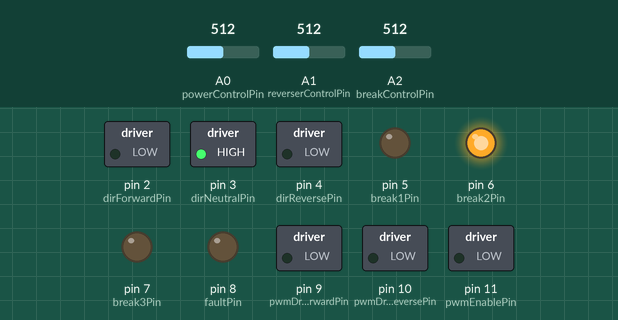
Simulated run of this sketch. Board: Arduino Uno, built with avr-gcc and run on an emulated ATmega328P. Shown: switched loads named in the sketch (green lamp = pin HIGH), output pins drawn as LEDs (lit = HIGH). Inputs (shaded band) come from the test bench; at power-on: A2 (breakControlPin) = 512, A1 (reverserControlPin) = 512, A0 (powerControlPin) = 512.

Above: at 1.2 s.
1.3 s: A2 (breakControlPin) set to 586
2.8 s: A2 (breakControlPin) set to 615
At 3.6 s:
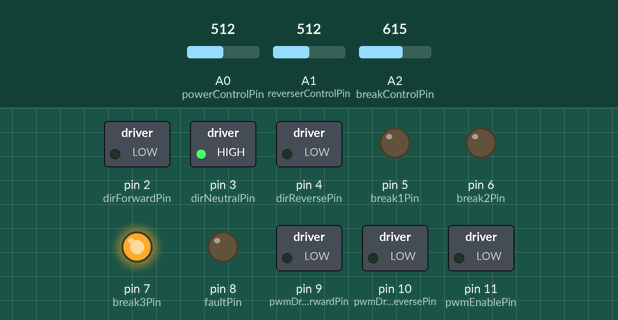
4.3 s: A1 (reverserControlPin) set to 788
5.8 s: A1 (reverserControlPin) set to 817
At 6.6 s:
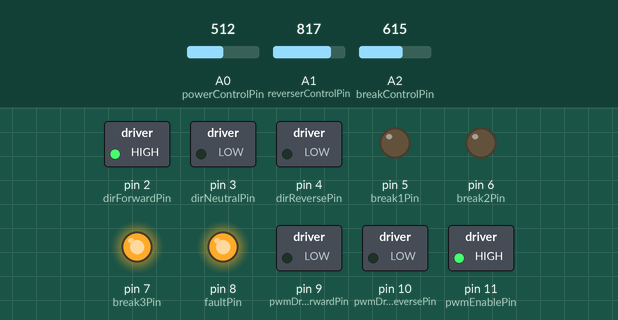
7.3 s: A0 (powerControlPin) set to 131
8.8 s: A0 (powerControlPin) set to 113
At 10.2 s:
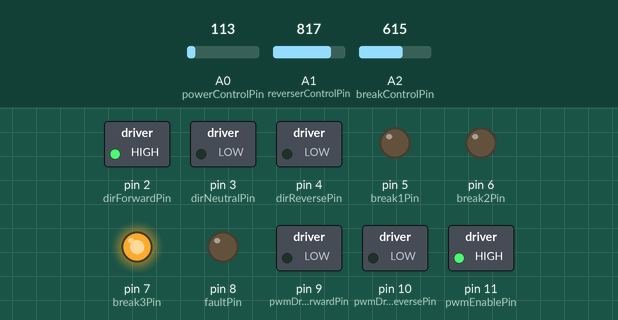
Timing chart, 0 to 11.3 s (numbered marks = the images above; inputs shaded):
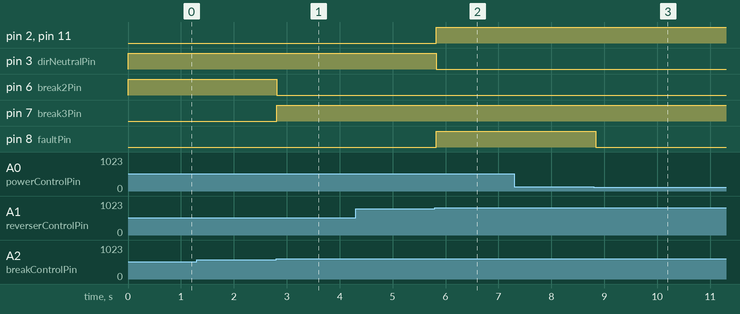

The sketch:

model_train_controller_sketch.ino
```cpp
#include <MsTimer2.h>
// MIT License
// Copyright (c) 2018 Timothy Brook
// For more information check out the GitHub repository:
// https://github.com/timjbro/Model-Train-Controller-Arduino

// **********************************************************************************************************
// ***** These variables can be modified to suit the circuit, model railway scale and locomotives used. *****
// **********************************************************************************************************

// The Power, Reverser and Break lever controls are input through the ADC
const int powerControlPin = A0;
const int reverserControlPin = A1;
const int breakControlPin = A2;

// Timer2 is normally used for PWM on pins 3 and 11
// As we are repurposing Timer2 as an interrupt we can't use pin 3 or 11 for the PWM drive.
const int pwmDriveForwardPin = 9;
const int pwmDriveReversePin = 10;
const int pwmEnablePin = 11;

// Direction indicators
const int dirForwardPin = 2;
const int dirNeutralPin = 3;
const int dirReversePin = 4;
// Break indicators
const int break1Pin = 5;
const int break2Pin = 6;
const int break3Pin = 7;
// Fault indicator
const int faultPin = 8;

// Constant values for the Speed algorithm.
const double adcMaxValue = 1024.0; // Set for Arduino Uno
const double pwmMinValue = 30.0; // Must be just large enough to stop the DC motor from stalling.
const double pwmMaxValue = 255.0; // Reduce this to limit the maximum speed of the locomotive.
const double accRatio = 0.0005; // The rate of acceleration & decelleration when NOT breaking.
const double decRate = 0.05; // This is the rate of breaking. Must be greater than the accRatio otherwise weird things happen!

// **********************************************************************************************************
// **********************************************************************************************************
// **********************************************************************************************************

// Power & Speed
double PowerLeverPosition = 0;
double TargetSpeed = 0;
volatile double ActualSpeed = 0;

// Reverser & Direction
enum ReverserStates { Reverse, Neutral, Forward };
ReverserStates ReverserLeverPosition = Neutral;
ReverserStates ActualDirection = Neutral;

// Break
enum BreakStates { Release, On1, On2, FullService, Emergency };
BreakStates BreakLeverPosition = FullService;

// General
int flashState = 0;

void dspRecalculateInterrupt ()
{
  if (ActualSpeed < pwmMinValue)
  {
    if (TargetSpeed == 0 || BreakLeverPosition != Release)
      ActualSpeed -= pwmMinValue / 10;
    else
      ActualSpeed += pwmMinValue / 10;
  }
  else
  {
    ActualSpeed = ActualSpeed * (1.0 - ((double)BreakLeverPosition * decRate));
    ActualSpeed = ActualSpeed * (1.0 - accRatio) + TargetSpeed * accRatio;
  }
  SetDirection();
  SetTargetSpeed();
  if (ActualDirection == Forward)
  {
    digitalWrite(pwmEnablePin, HIGH);
    analogWrite(pwmDriveReversePin, 0);
    analogWrite(pwmDriveForwardPin, (int)ActualSpeed);
  }
  else if (ActualDirection == Reverse)
  {
    digitalWrite(pwmEnablePin, HIGH);
    analogWrite(pwmDriveForwardPin, 0);
    analogWrite(pwmDriveReversePin, (int)ActualSpeed);
  }
  else
  {
    digitalWrite(pwmEnablePin, LOW);
    analogWrite(pwmDriveForwardPin, 0);
    analogWrite(pwmDriveReversePin, 0);
  }
}

void SetDirection()
{
  if (ActualSpeed <= 0)
  {
    ActualSpeed = 0;
    ActualDirection = ReverserLeverPosition;
  }
}

void SetTargetSpeed()
{
  if ((ReverserLeverPosition == Reverse && ActualDirection == Reverse)
  || (ReverserLeverPosition == Forward && ActualDirection == Forward))
  {
    double setSpeed = (PowerLeverPosition / adcMaxValue) * pwmMaxValue;
    if (setSpeed < pwmMinValue)
      TargetSpeed = 0;
    else
      TargetSpeed = setSpeed;
  }
  else
  {
    TargetSpeed = 0;
  }
}

void setup() {
  pinMode(powerControlPin, INPUT);
  pinMode(reverserControlPin, INPUT);
  pinMode(breakControlPin, INPUT);
  pinMode(pwmDriveForwardPin, OUTPUT);
  pinMode(pwmDriveReversePin, OUTPUT);
  pinMode(pwmEnablePin, OUTPUT);
  pinMode(dirForwardPin, OUTPUT);
  pinMode(dirNeutralPin, OUTPUT);
  pinMode(dirReversePin, OUTPUT);
  pinMode(break1Pin, OUTPUT);
  pinMode(break2Pin, OUTPUT);
  pinMode(break3Pin, OUTPUT);
  pinMode(faultPin, OUTPUT);
  MsTimer2::set(10, dspRecalculateInterrupt); // 10ms ISR period.
  MsTimer2::start();
}

void loop() {
  // ***** Read control states *****
  noInterrupts();
  // Power
  PowerLeverPosition = (double)analogRead(powerControlPin);
  // Reverser
  int reverserValue = analogRead(reverserControlPin);
  if (reverserValue < 200)
    ReverserLeverPosition = Reverse;
  else if (reverserValue > 800)
    ReverserLeverPosition = Forward;
  else
    ReverserLeverPosition = Neutral;
  // Break
  int breakValue = analogRead(breakControlPin);
  if (breakValue > 800)
    BreakLeverPosition = Emergency;
  else if (breakValue > 600)
    BreakLeverPosition = FullService;
  else if (breakValue > 400)
    BreakLeverPosition = On2;
  else if (breakValue > 200)
    BreakLeverPosition = On1;
  else
    BreakLeverPosition = Release;
  // Set properties
  SetDirection();
  SetTargetSpeed();
  interrupts();
  // ***** Display state *****
  flashState = !flashState;
  // Direction
  SetDirectionIndicator(ActualDirection == Forward, ReverserLeverPosition == Forward, dirForwardPin);
  SetDirectionIndicator(ActualDirection == Neutral, ReverserLeverPosition == Neutral, dirNeutralPin);
  SetDirectionIndicator(ActualDirection == Reverse, ReverserLeverPosition == Reverse, dirReversePin);
  // Break
  digitalWrite(break1Pin, ((BreakLeverPosition == Emergency && flashState) || BreakLeverPosition == On1));
  digitalWrite(break2Pin, ((BreakLeverPosition == Emergency && flashState) || BreakLeverPosition == On2));
  digitalWrite(break3Pin, ((BreakLeverPosition == Emergency && flashState) || BreakLeverPosition == FullService));
  // Fault
  digitalWrite(faultPin, (TargetSpeed != 0.0 && BreakLeverPosition != Release));
  delay(100); // This delay is required as it allows time for the ISR to run.
}

void SetDirectionIndicator(bool isActual, bool isLever, int pinNum)
{
  if (isActual)
    digitalWrite(pinNum, HIGH);
  else if (isLever)
    digitalWrite(pinNum, flashState);
  else
    digitalWrite(pinNum, LOW);
}
```

Measured:
- the behaviour switches between 600 and 601 on A2 (breakControlPin) (found by bisection; images 0 and 1)
- the behaviour switches between 800 and 801 on A1 (reverserControlPin) (found by bisection; images 1 and 2)
- the behaviour switches between 121 and 120 on A0 (powerControlPin) (found by bisection; images 2 and 3)
- after the input at 1.3 s, every drawn part: stays the same
- after the input at 2.8 s, pin 6 (break2Pin): HIGH → LOW at once; pin 7 (break3Pin): LOW → HIGH at once
- after the input at 4.3 s, every drawn part: stays the same
- after the input at 5.8 s, pin 2 (dirForwardPin), pin 8 (faultPin), pin 11 (pwmEnablePin): LOW → HIGH at once; pin 3 (dirNeutralPin): HIGH → LOW at once
- after the input at 7.3 s, every drawn part: stays the same
- after the input at 8.8 s, pin 8 (faultPin): HIGH → LOW at once
